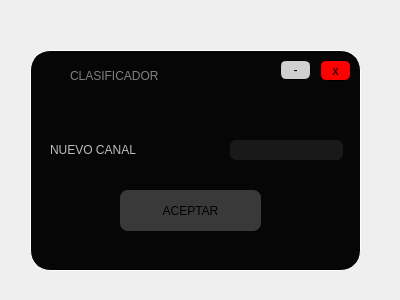
<?xml version="1.0" encoding="UTF-8"?>
<ui version="4.0">
 <class>Form</class>
 <widget class="QWidget" name="Form">
  <property name="geometry">
   <rect>
    <x>0</x>
    <y>0</y>
    <width>400</width>
    <height>300</height>
   </rect>
  </property>
  <property name="windowTitle">
   <string>Form</string>
  </property>
  <widget class="QWidget" name="widget" native="true">
   <property name="geometry">
    <rect>
     <x>30</x>
     <y>50</y>
     <width>331</width>
     <height>221</height>
    </rect>
   </property>
   <property name="styleSheet">
    <string notr="true">QWidget#widget{

background-color: rgb(6, 6, 6);
border-radius:20px;
	gridline-color: rgb(255, 255, 255);
	border-color: rgb(255, 255, 255);
border: 1px solid white;
}</string>
   </property>
   <widget class="QPushButton" name="BAceptar">
    <property name="geometry">
     <rect>
      <x>90</x>
      <y>140</y>
      <width>141</width>
      <height>41</height>
     </rect>
    </property>
    <property name="cursor">
     <cursorShape>PointingHandCursor</cursorShape>
    </property>
    <property name="styleSheet">
     <string notr="true">QPushButton#BAceptar{

background-color: rgb(57, 57, 57);

border-radius:8px;

font: 70 15pt &quot;Rockwell Extra Bold&quot;;
color:black;
}</string>
    </property>
    <property name="text">
     <string>ACEPTAR</string>
    </property>
   </widget>
   <widget class="QLabel" name="label_2">
    <property name="geometry">
     <rect>
      <x>20</x>
      <y>89</y>
      <width>161</width>
      <height>21</height>
     </rect>
    </property>
    <property name="styleSheet">
     <string notr="true">font: 14pt &quot;Lucida Console&quot;;

color: rgb(189, 189, 189);
;
font: 70 15pt &quot;Rockwell Extra Bold&quot;;</string>
    </property>
    <property name="text">
     <string>NUEVO CANAL</string>
    </property>
   </widget>
   <widget class="QLineEdit" name="lineEdit">
    <property name="geometry">
     <rect>
      <x>200</x>
      <y>90</y>
      <width>113</width>
      <height>20</height>
     </rect>
    </property>
    <property name="styleSheet">
     <string notr="true">background-color: rgb(25, 25, 25);
border-radius:6px;
color: white</string>
    </property>
    <property name="text">
     <string/>
    </property>
   </widget>
   <widget class="QFrame" name="frame_4">
    <property name="geometry">
     <rect>
      <x>10</x>
      <y>10</y>
      <width>311</width>
      <height>31</height>
     </rect>
    </property>
    <property name="styleSheet">
     <string notr="true">QFrame#frame_4{
	background-color: rgb(6, 6, 6);
border-top-left-radius:20px;
border-top-right-radius:20px;



}</string>
    </property>
    <property name="frameShape">
     <enum>QFrame::StyledPanel</enum>
    </property>
    <property name="frameShadow">
     <enum>QFrame::Raised</enum>
    </property>
    <widget class="QPushButton" name="min_3">
     <property name="geometry">
      <rect>
       <x>910</x>
       <y>10</y>
       <width>41</width>
       <height>21</height>
      </rect>
     </property>
     <property name="cursor">
      <cursorShape>PointingHandCursor</cursorShape>
     </property>
     <property name="styleSheet">
      <string notr="true">QPushButton#min_3{
	background-color: rgb(208, 208, 208);
font: 16pt &quot;MS Shell Dlg 2&quot;;
border-radius:6px;
border: 1px solid black;


}</string>
     </property>
     <property name="text">
      <string>-</string>
     </property>
    </widget>
    <widget class="QPushButton" name="cerrar_3">
     <property name="geometry">
      <rect>
       <x>960</x>
       <y>10</y>
       <width>41</width>
       <height>21</height>
      </rect>
     </property>
     <property name="cursor">
      <cursorShape>PointingHandCursor</cursorShape>
     </property>
     <property name="styleSheet">
      <string notr="true">QPushButton#cerrar_3{

background-color: rgb(255, 0, 0);
border-radius:6px;
border: 1px solid black;
font: 11pt &quot;MS Shell Dlg 2&quot;;

}</string>
     </property>
     <property name="text">
      <string>x</string>
     </property>
    </widget>
    <widget class="QLabel" name="label_6">
     <property name="geometry">
      <rect>
       <x>30</x>
       <y>-10</y>
       <width>191</width>
       <height>51</height>
      </rect>
     </property>
     <property name="styleSheet">
      <string notr="true">font: 14pt &quot;Lucida Console&quot;;
color:gray
;
font: 70 10pt &quot;Rockwell Extra Bold&quot;;</string>
     </property>
     <property name="text">
      <string>CLASIFICADOR</string>
     </property>
    </widget>
    <widget class="QLabel" name="label_5">
     <property name="geometry">
      <rect>
       <x>0</x>
       <y>0</y>
       <width>31</width>
       <height>31</height>
      </rect>
     </property>
     <property name="styleSheet">
      <string notr="true">border-image: url(:/Iconos/Icono youtube.png);</string>
     </property>
     <property name="text">
      <string/>
     </property>
    </widget>
    <widget class="QPushButton" name="min_4">
     <property name="geometry">
      <rect>
       <x>240</x>
       <y>0</y>
       <width>31</width>
       <height>20</height>
      </rect>
     </property>
     <property name="cursor">
      <cursorShape>PointingHandCursor</cursorShape>
     </property>
     <property name="styleSheet">
      <string notr="true">QPushButton#min_4{
	background-color: rgb(208, 208, 208);
font: 16pt &quot;MS Shell Dlg 2&quot;;
border-radius:6px;
border: 1px solid black;


}</string>
     </property>
     <property name="text">
      <string>-</string>
     </property>
    </widget>
    <widget class="QPushButton" name="cerrar_4">
     <property name="geometry">
      <rect>
       <x>280</x>
       <y>0</y>
       <width>31</width>
       <height>21</height>
      </rect>
     </property>
     <property name="cursor">
      <cursorShape>PointingHandCursor</cursorShape>
     </property>
     <property name="styleSheet">
      <string notr="true">QPushButton#cerrar_4{

background-color: rgb(255, 0, 0);
border-radius:6px;
border: 1px solid black;
font: 11pt &quot;MS Shell Dlg 2&quot;;

}</string>
     </property>
     <property name="text">
      <string>x</string>
     </property>
    </widget>
   </widget>
  </widget>
 </widget>
 <resources>
  <include location="imagen.qrc"/>
 </resources>
 <connections/>
</ui>
